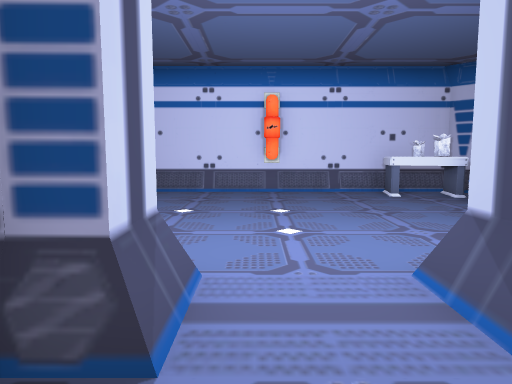
view 1 (above)

16 first-person views from a walk through a 3-D level made in the Unity game engine. The camera is 1.2 m above the floor, tilts 6° down and sees 70° across. Doors are open. The floor is counted in squares, 1 m on a side. Each view is taken from the middle of a square. On the plan, view 1 faces up. The plan holds only what a view shows up to about 15 squares ahead; the rest is blank. The place goes on beyond the plan. The player character is not drawn. Some surface patterns are stand-ins.

view 2
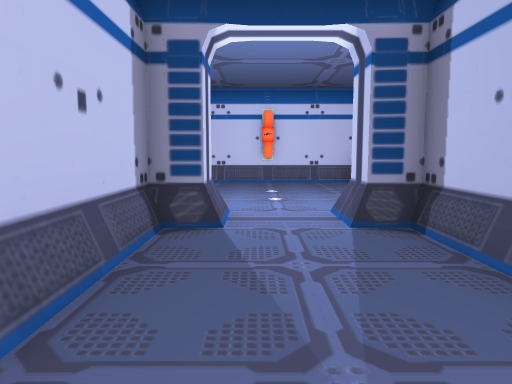

view 3
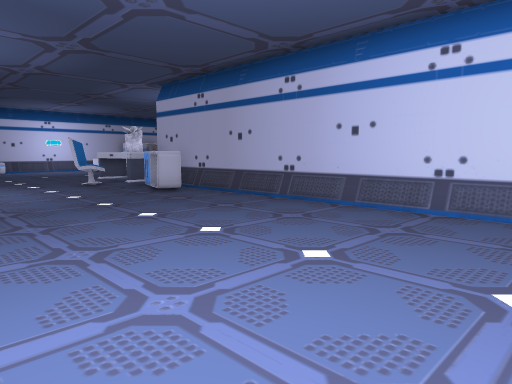

view 4
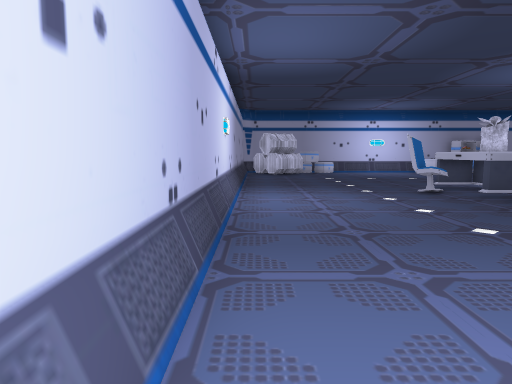

view 5
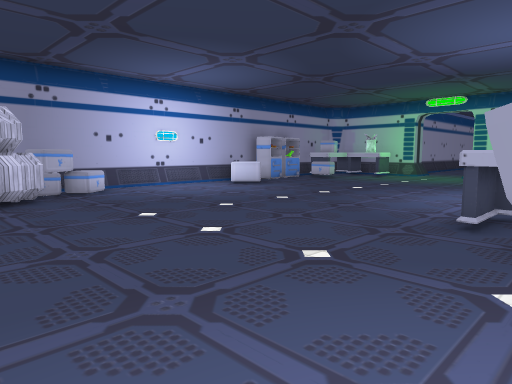

view 6
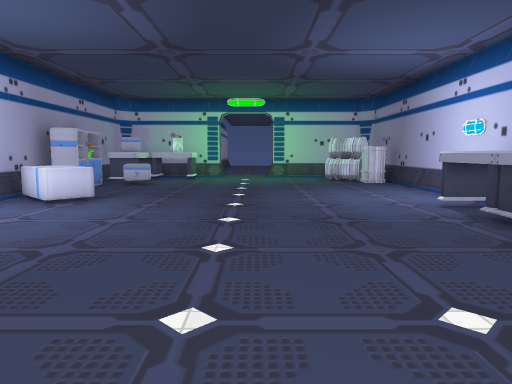

view 7
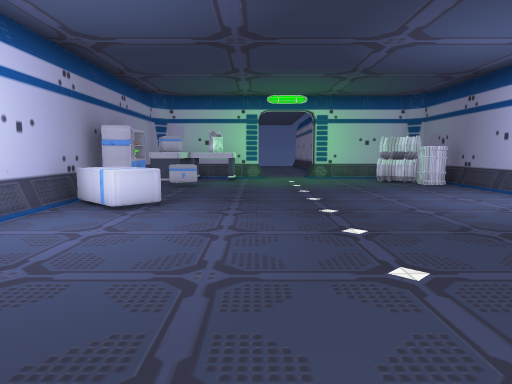

view 8
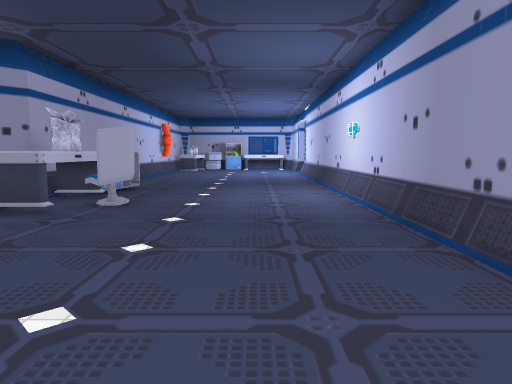

view 9
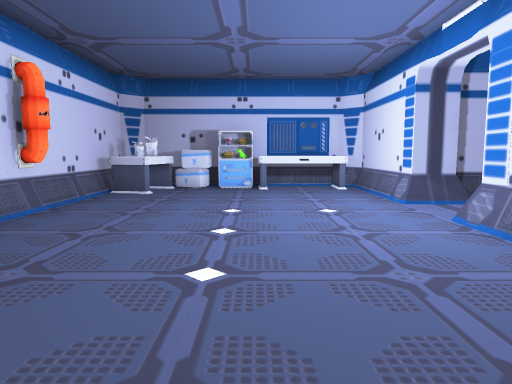

view 10
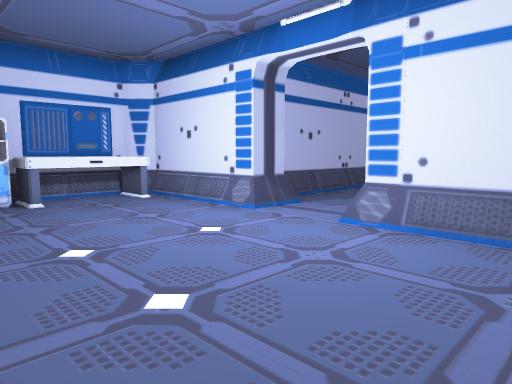

view 11
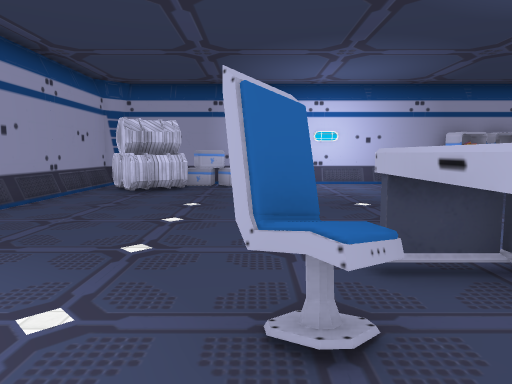

view 12
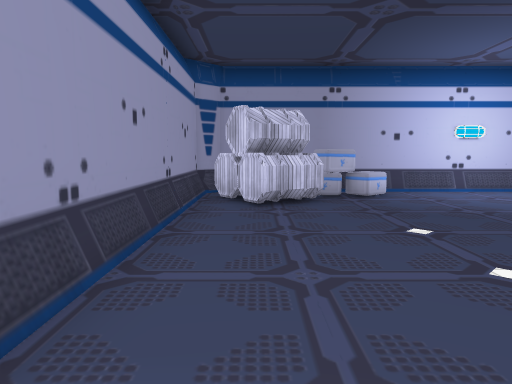

view 13
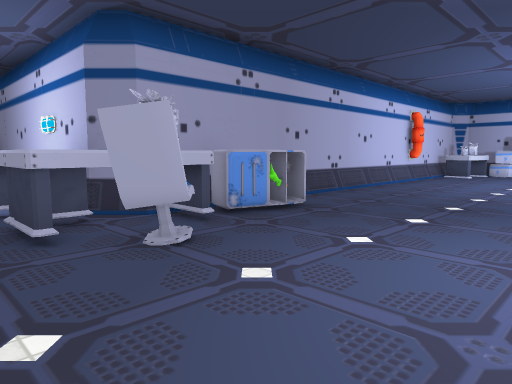

view 14
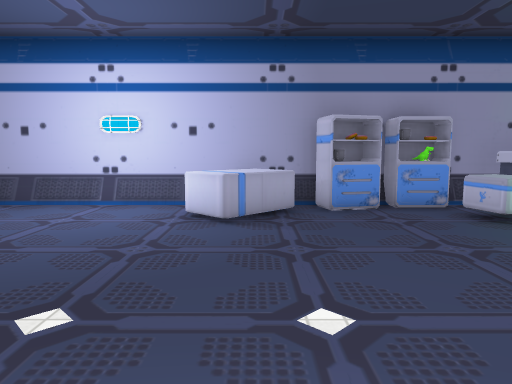

view 15
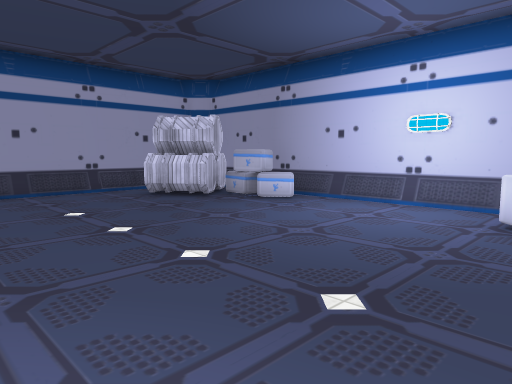

view 16
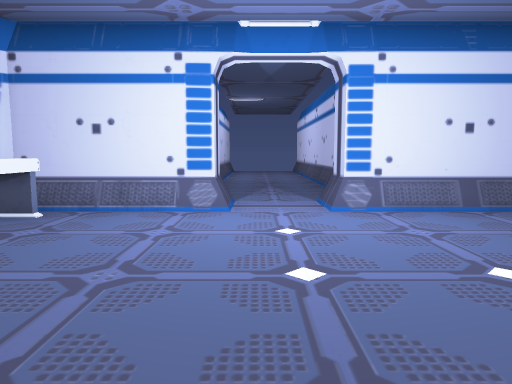

### Floor plan
Points are (right, up) in squares from view 1. A wall is a line through its corners. A room is listed if a view was taken in it or the views show most of it. See-through windows are left out.
Room 1 (views 1, 2)
walls: (-1.8, 2) (-1.8, -4.1); (1.9, 2) (1.9, 3.2); (2.8, -3.6) (2.8, 2); (2.6, 2.1) (1.9, 2.1); (-0.9, 3.4) (-0.9, 2.1) (-1.6, 2.1)
low walls: (2.6, -1.4) (2.6, 2) (1.7, 2) (1.7, 3.4); (2.6, -2.4) (2.6, -1.5); (-0.7, 3.4) (-0.7, 2) (-1.6, 2) (-1.6, -1.9)
ways out: open door at (0.5, 3) to room 2
Room 2 (views 3, 4, 5, 6, 7, 8, 9, 10, 11, 12, 13, 14, 15, 16)
walls: (-10.6, 3.2) (-0.9, 3.2); (0.5, 11.3) (0.1, 11.7); (1.7, 3.4) (6.3, 3.4) (6.8, 3.9) (6.8, 11.2) (6.2, 11.8) (-12.5, 11.8) (-13.2, 12.5) (-13.2, 21.1); (1.9, 3.2) (6.1, 3.2); (-25.8, 21.1) (-25.8, 3.9) (-25.1, 3.2) (-12.4, 3.2); (6.1, 11.6) (4.5, 11.6)
low walls: (-11.6, 11.6) (-12.2, 11.6); (-9.5, 11.6) (-10.4, 11.6); (-8.5, 11.6) (-9.4, 11.6); (-7.5, 11.6) (-8.4, 11.6); (-13.4, 16.5) (-13.4, 17.4); (-10.5, 3.4) (-9.5, 3.4); (-13.4, 17.5) (-13.4, 18.4); (-9.4, 3.4) (-0.7, 3.4); (-13.4, 18.5) (-13.4, 19.4); (-25.6, 11.5) (-25.6, 7.8); (-25.6, 15.4) (-25.6, 12.5); (-25.1, 3.4) (-12.5, 3.4); (-25.6, 16.5) (-25.6, 15.9); (-25.6, 20) (-25.6, 19.5); (4.4, 11.6) (-7.4, 11.6); (6.6, 5.5) (6.6, 6.6); (6.6, 4) (6.6, 4.5)
ways out: open door at (0.5, 3) to room 1
objects: barrel (-25, 4) to (-22, 6); other object (-25, 7) to (-24, 7); other object (-25, 8) to (-24, 9); other object (-25, 14) to (-23, 15); other object (-25, 16) to (-25, 17); other object (-25, 18); other object (-25, 19); table (-25, 20) to (-24, 21); other object (-24, 19) to (-23, 20); table (-15, 11) to (-14, 13); barrel (-15, 21); other object (-14, 9) to (-13, 10); barrel (-14, 20) to (-14, 21); plant (-13, 11) to (-12, 11); table (-12, 10); other object (-11, 10) to (-9, 11); table (4, 10) to (4, 11); table (5, 4) to (6, 7); plant (5, 10); plant (5, 11); other object (6, 7) to (6, 8); other object (6, 9); table (6, 10) to (6, 11)

Where each view was taken, in squares from view 1:
view 1: 0 up, 0 right, facing up
view 2: 4 down, 0 right, facing up
view 3: 4 up, 1 right, facing up-left
view 4: 4 up, 2 left, facing left
view 5: 4 up, 13 left, facing up-left
view 6: 5 up, 19 left, facing up
view 7: 6 up, 21 left, facing up
view 8: 6 up, 22 left, facing right
view 9: 7 up, 7 left, facing right
view 10: 9 up, 4 left, facing down-right
view 11: 9 up, 11 left, facing left
view 12: 5 up, 14 left, facing left
view 13: 5 up, 16 left, facing up-right
view 14: 15 up, 17 left, facing left
view 15: 15 up, 17 left, facing down-left
view 16: 11 up, 1 right, facing down
